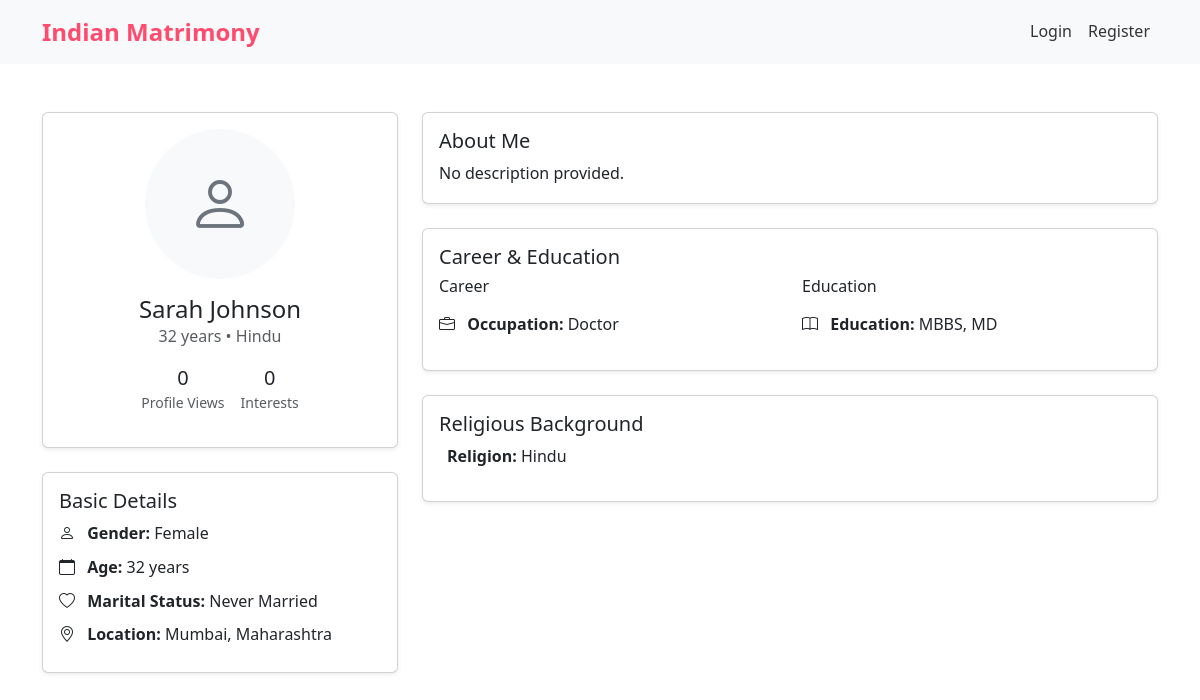
/view-profile.php?id=2, run on the app's committed database.
### tables this page shows
CREATE TABLE profiles (
    id INT PRIMARY KEY AUTO_INCREMENT,
    user_id INT NOT NULL,
    first_name VARCHAR(50),
    last_name VARCHAR(50),
    gender ENUM('Male', 'Female'),
    dob DATE,
    religion VARCHAR(50),
    caste VARCHAR(50),
    occupation VARCHAR(100),
    income VARCHAR(50),
    education VARCHAR(100),
    marital_status ENUM('Never Married', 'Divorced', 'Widowed'),
    height DECIMAL(5,2),
    about_me TEXT,
    city VARCHAR(50),
    state VARCHAR(50),
    country VARCHAR(50) DEFAULT 'India',
    profile_pic VARCHAR(255),
    created_at TIMESTAMP DEFAULT CURRENT_TIMESTAMP,
    updated_at TIMESTAMP DEFAULT CURRENT_TIMESTAMP ON UPDATE CURRENT_TIMESTAMP,
    CONSTRAINT fk_user_profile FOREIGN KEY (user_id) REFERENCES users(id) ON DELETE CASCADE
);

### view-profile.php (the view, shortened to what this page needs)
<?php
$conn = connectDB();
$profile_id = intval($_GET['id']);
$stmt = mysqli_prepare($conn, "
    SELECT
        p.*,
        u.email,
        u.phone,
        u.is_premium,
        u.show_contact,
        u.show_photos,
        u.is_verified,
        TIMESTAMPDIFF(YEAR, p.dob, CURDATE()) as age
    FROM profiles p
    JOIN users u ON u.id = p.user_id
    WHERE u.id = ?
");
mysqli_stmt_bind_param($stmt, "i", $profile_id);
mysqli_stmt_execute($stmt);
$result = mysqli_stmt_get_result($stmt);
$profile = mysqli_fetch_assoc($result);
$stmt = mysqli_prepare($conn, "
    SELECT COUNT(*) as views
    FROM profile_views
    WHERE profile_id = (SELECT id FROM profiles WHERE user_id = ?)
");
mysqli_stmt_bind_param($stmt, "i", $profile_id);
mysqli_stmt_execute($stmt);
$views = mysqli_fetch_assoc(mysqli_stmt_get_result($stmt))['views'];
$stmt = mysqli_prepare($conn, "
    SELECT COUNT(*) as interests
    FROM connections
    WHERE receiver_id = ? AND status = 'pending'
");
mysqli_stmt_bind_param($stmt, "i", $profile_id);
mysqli_stmt_execute($stmt);
$interests = mysqli_fetch_assoc(mysqli_stmt_get_result($stmt))['interests'];
?>
<!DOCTYPE html>
<html lang="en">
<head>
    <link href="https://cdn.jsdelivr.net/npm/bootstrap@5.3.0/dist/css/bootstrap.min.css" rel="stylesheet">
    <link rel="stylesheet" href="https://cdn.jsdelivr.net/npm/bootstrap-icons@1.7.2/font/bootstrap-icons.css">
    <link rel="stylesheet" href="assets/css/style.css">
</head>
<body>
    <?php include 'includes/header.php'; ?>
    <div class="container py-5">
        <div class="row">
            <div class="col-md-4">
                <div class="card shadow-sm mb-4">
                    <div class="card-body text-center">
                        <?php if ($profile['show_photos']): ?>
                            <?php if ($profile['profile_pic']): ?>
                                <img src="<?php echo htmlspecialchars($profile['profile_pic']); ?>"
                                     class="rounded-circle mb-3" alt="Profile Picture"
                                     style="width: 150px; height: 150px; object-fit: cover;">
                            <?php else: ?>
                                <div class="rounded-circle bg-light d-flex align-items-center justify-content-center mx-auto mb-3"
                                     style="width: 150px; height: 150px;">
                                    <i class="bi bi-person text-secondary" style="font-size: 4rem;"></i>
                                </div>
                            <?php endif; ?>
                        <?php endif; ?>
                        <h4 class="mb-0">
                            <?php echo htmlspecialchars($profile['first_name'] . ' ' . $profile['last_name']); ?>
                        </h4>
                        <p class="text-muted">
                            <?php echo $profile['age']; ?> years •
                            <?php echo htmlspecialchars($profile['religion']); ?>
                        </p>
                        <div class="d-flex justify-content-center gap-3 mb-3">
                            <div class="text-center">
                                <h5 class="mb-0"><?php echo $views; ?></h5>
                                <small class="text-muted">Profile Views</small>
                            </div>
                            <div class="text-center">
                                <h5 class="mb-0"><?php echo $interests; ?></h5>
                                <small class="text-muted">Interests</small>
                            </div>
                        </div>
                    </div>
                </div>
                <div class="card shadow-sm mb-4">
                    <div class="card-body">
                        <h5 class="card-title">Basic Details</h5>
                        <ul class="list-unstyled mb-0">
                            <li class="mb-2">
                                <i class="bi bi-person me-2"></i>
                                <strong>Gender:</strong> <?php echo htmlspecialchars($profile['gender']); ?>
                            </li>
                            <li class="mb-2">
                                <i class="bi bi-calendar me-2"></i>
                                <strong>Age:</strong> <?php echo $profile['age']; ?> years
                            </li>
                            <li class="mb-2">
                                <i class="bi bi-heart me-2"></i>
                                <strong>Marital Status:</strong> <?php echo htmlspecialchars($profile['marital_status']); ?>
                            </li>
                            <li class="mb-2">
                                <i class="bi bi-geo-alt me-2"></i>
                                <strong>Location:</strong>
                                <?php echo htmlspecialchars($profile['city'] . ', ' . $profile['state']); ?>
                            </li>
                        </ul>
                    </div>
                </div>
            </div>
            <div class="col-md-8">
                <div class="card shadow-sm mb-4">
                    <div class="card-body">
                        <h5 class="card-title">About Me</h5>
                        <p class="card-text">
                            <?php echo nl2br(htmlspecialchars($profile['about_me'] ?? 'No description provided.')); ?>
                        </p>
                    </div>
                </div>
                <div class="card shadow-sm mb-4">
                    <div class="card-body">
                        <h5 class="card-title">Career & Education</h5>
                        <div class="row">
                            <div class="col-md-6">
                                <h6 class="mb-3">Career</h6>
                                <ul class="list-unstyled">
                                    <li class="mb-2">
                                        <i class="bi bi-briefcase me-2"></i>
                                        <strong>Occupation:</strong> <?php echo htmlspecialchars($profile['occupation']); ?>
                                    </li>
                                </ul>
                            </div>
                            <div class="col-md-6">
                                <h6 class="mb-3">Education</h6>
                                <ul class="list-unstyled">
                                    <li class="mb-2">
                                        <i class="bi bi-book me-2"></i>
                                        <strong>Education:</strong> <?php echo htmlspecialchars($profile['education'] ?? 'Not specified'); ?>
                                    </li>
                                </ul>
                            </div>
                        </div>
                    </div>
                </div>
                <div class="card shadow-sm mb-4">
                    <div class="card-body">
                        <h5 class="card-title">Religious Background</h5>
                        <div class="row">
                            <div class="col-md-6">
                                <ul class="list-unstyled">
                                    <li class="mb-2">
                                        <strong>Religion:</strong> <?php echo htmlspecialchars($profile['religion']); ?>
                                    </li>
                                </ul>
                            </div>
                            <div class="col-md-6">
                            </div>
                        </div>
                    </div>
                </div>
            </div>
        </div>
    </div>
</body>
</html>

### assets/css/style.css (style rules this page uses)
:root { --primary-color: #FF4B6E; --secondary-color: #6C63FF; --text-color: #333; --light-gray: #f8f9fa; --dark-gray: #343a40; }
body { font-family: 'Segoe UI', Arial, sans-serif; color: var(--text-color); line-height: 1.6; }

### data on the page
profiles: first_name+last_name "Sarah Johnson", religion "Hindu", gender "Female", marital_status "Never Married", city+state "Mumbai, Maharashtra", about_me "No description provided.", occupation "Doctor", education "MBBS, MD"

### other printed values
$profile['age'] "32"
$views "0"
$interests "0"
